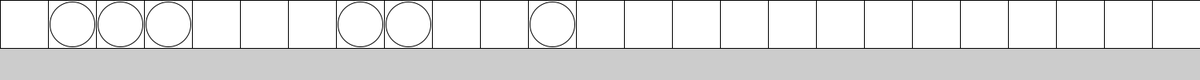
Frame 1 (no input)
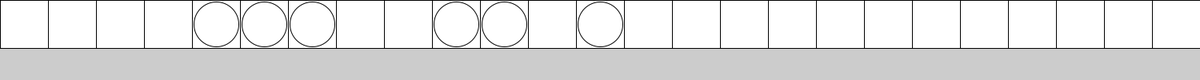
Frame 60 (the mouse pressed at the canvas centre just before this capture)
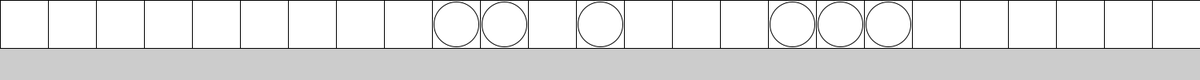
Frame 120 (the mouse held since frame 60 and released just before this capture)

The Processing sketch that drew these frames (run headless with seeded random() and noise(); from frame 60 on, the mouse is pressed at the canvas centre):

// Processing sketch: hakotamakei
// ── hakotamakei.pde
final int windowSize[]={1500, 100};
final int framerate=30;
timer countTimer;
hakotama movingHakotama;

void settings() {
  size(windowSize[0], windowSize[1]);
}

void setup() {
  countTimer=new timer(framerate, 1);
  final int tableArray[]={0, 1, 1, 1, 0, 0, 0, 1, 1, 0, 0, 1, 0, 0, 0, 0, 0, 0, 0, 0, 0, 0, 0, 0, 0};
  final booleanTable table=new booleanTable(tableArray, 25);
  movingHakotama=new hakotama(table);
}

void draw() {
  frameRate(framerate);
  movingHakotama.getTable().show();
  countTimer.count();
  if (countTimer.isNotCounted())return;
  movingHakotama=movingHakotama.move();
}

class timer {
  final int framerate;
  final float countSecond;
  int counting;
  timer(int newFramerate, float newCountSecond) {
    framerate=newFramerate;
    countSecond=newCountSecond;
    counting=0;
  }
  void count() { // カウントを進める
    counting++;
    if (counting>int(countSecond*framerate))counting=0;
  }
  boolean isCounted() { // カウントが1周したときにtrue
    if (counting==int(countSecond*framerate))return true;
    return false;
  }
  boolean isNotCounted() {
    return !isCounted();
  }
}

class hakotama {
  final private booleanTable table;
  hakotama(booleanTable tama) {
    table=tama;
  }
  hakotama move() { // 玉を動かす
    boolean movingTable[]=new boolean[table.getLength()];
    int havingTrue=0;
    for (int i=0; i<table.getLength(); i++) {
      if (table.at(i)) {
        havingTrue++;
        movingTable[i]=false;
        continue;
      }
      if (havingTrue<=0) {
        movingTable[i]=false;
        continue;
      }
      havingTrue--;
      movingTable[i]=true;
    }
    booleanTable movedTable=new booleanTable(movingTable, table.getLength());
    final hakotama movedHakotama=new hakotama(movedTable);
    return movedHakotama;
  }
  booleanTable getTable() {
    return table;
  }
}

class booleanTable {
  final private boolean table[];
  final private int len;
  booleanTable(boolean newTable[], int newLength) {
    table=newTable;
    len=newLength;
  }
  booleanTable(int newTable[], int newLength) {
    boolean booleanArray[]=new boolean[newLength];
    for (int i=0; i<newLength; i++) {
      if (newTable[i]==0)booleanArray[i]=false;
      else booleanArray[i]=true;
    }
    table=booleanArray;
    len=newLength;
  }
  int getLength() {
    return len;
  }
  boolean[] getValue() {
    return table;
  }
  boolean at(int i) {
    return table[i];
  }
  void show() { // 箱と玉としてテーブルを画面出力
    final int hakoLength=windowSize[0]/len;
    for (int i=0; i<len; i++) {
      rect(i*hakoLength, 0, (i+1)*hakoLength, hakoLength);
      if (!table[i])continue;
      final float tamaCenter[]={(i+0.5)*hakoLength, hakoLength*0.5};
      final float tamaSize=hakoLength-4;
      ellipse(tamaCenter[0], tamaCenter[1], tamaSize, tamaSize);
    }
  }
}
